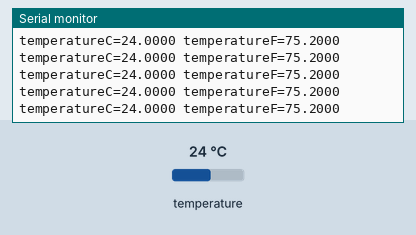
A sketch run on a simulated ESP32. On the bench: the last lines printed to the serial monitor. Inputs (shaded band) come from the test bench; at power-on: temperature 24 °C.

Above: at 1.2 s.
1.3 s: temperature set to 41 °C
At 1.31 s:
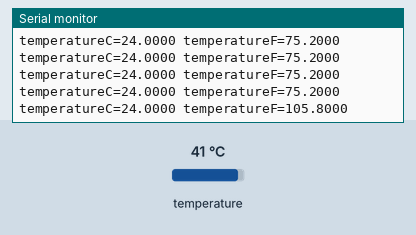
4.3 s: temperature set to 1 °C
At 4.34 s:
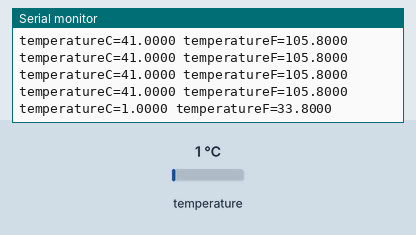
7.3 s: temperature set to 12 °C
At 7.31 s:
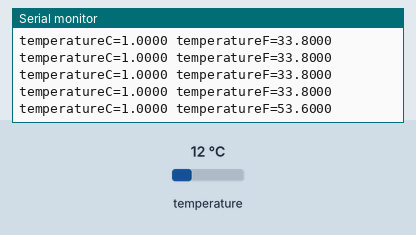
Timing chart, 0 to 10.3 s (numbered marks = the images above; inputs shaded):
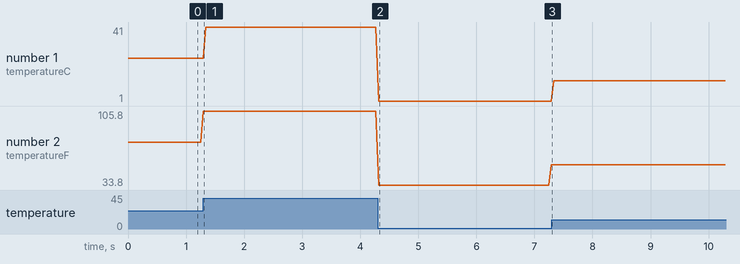

The sketch:

temp_sensor.ino
```cpp
#include <Wire.h>

#include "MAX30105.h"
MAX30105 particleSensor;

void setup() {
  Serial.begin(9600);
  Serial.println("Initializing...");

  Wire.begin(41, 42);
  // Initialize sensor
  if (particleSensor.begin(Wire, I2C_SPEED_FAST) == false) {  //Use default I2C port, 400kHz speed
    Serial.println("MAX30102 was not found. Please check wiring/power. ");
    while (1)
      ;
  }

  //The LEDs are very low power and won't affect the temp reading much but
  //you may want to turn off the LEDs to avoid any local heating
  particleSensor.setup(0);  //Configure sensor. Turn off LEDs

  particleSensor.enableDIETEMPRDY();  //Enable the temp ready interrupt. This is required.
}

void loop() {
  float temperature = particleSensor.readTemperature();

  Serial.print("temperatureC=");
  Serial.print(temperature, 4);

  float temperatureF = particleSensor.readTemperatureF();

  Serial.print(" temperatureF=");
  Serial.print(temperatureF, 4);

  Serial.println();
}
```

Measured:
- after the input at 4.3 s, the serial monitor: prints a new line at once (image 2)
- plotted number 1: 24 → 41 after the input at 1.3 s, 41 → 1 after the input at 4.3 s, 1 → 12 after the input at 7.3 s
- plotted number 2: 105.8 → 53.6 after the input at 4.3 s
